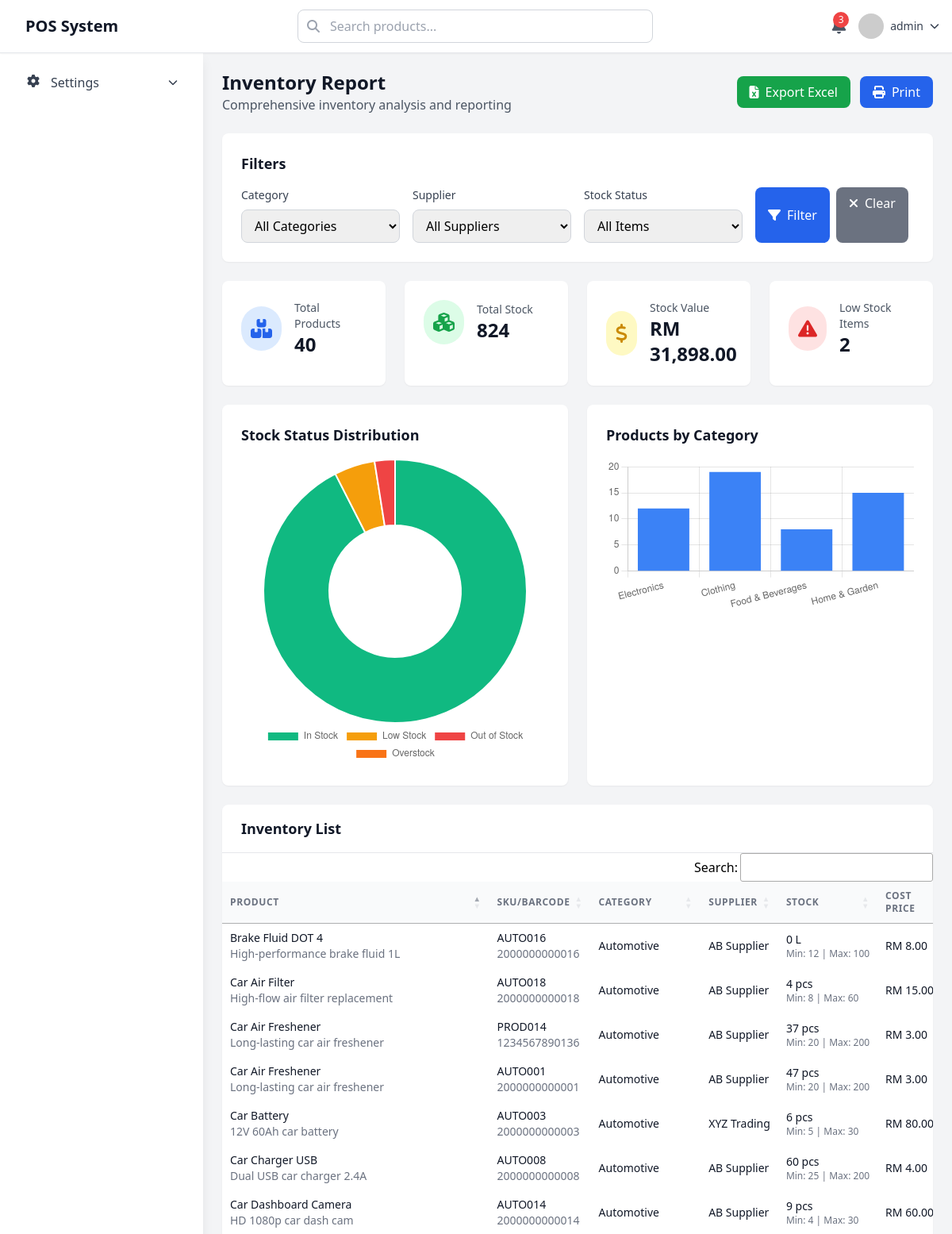
Page /inventory-report.php (signed in, upper part) on the earlier database version.
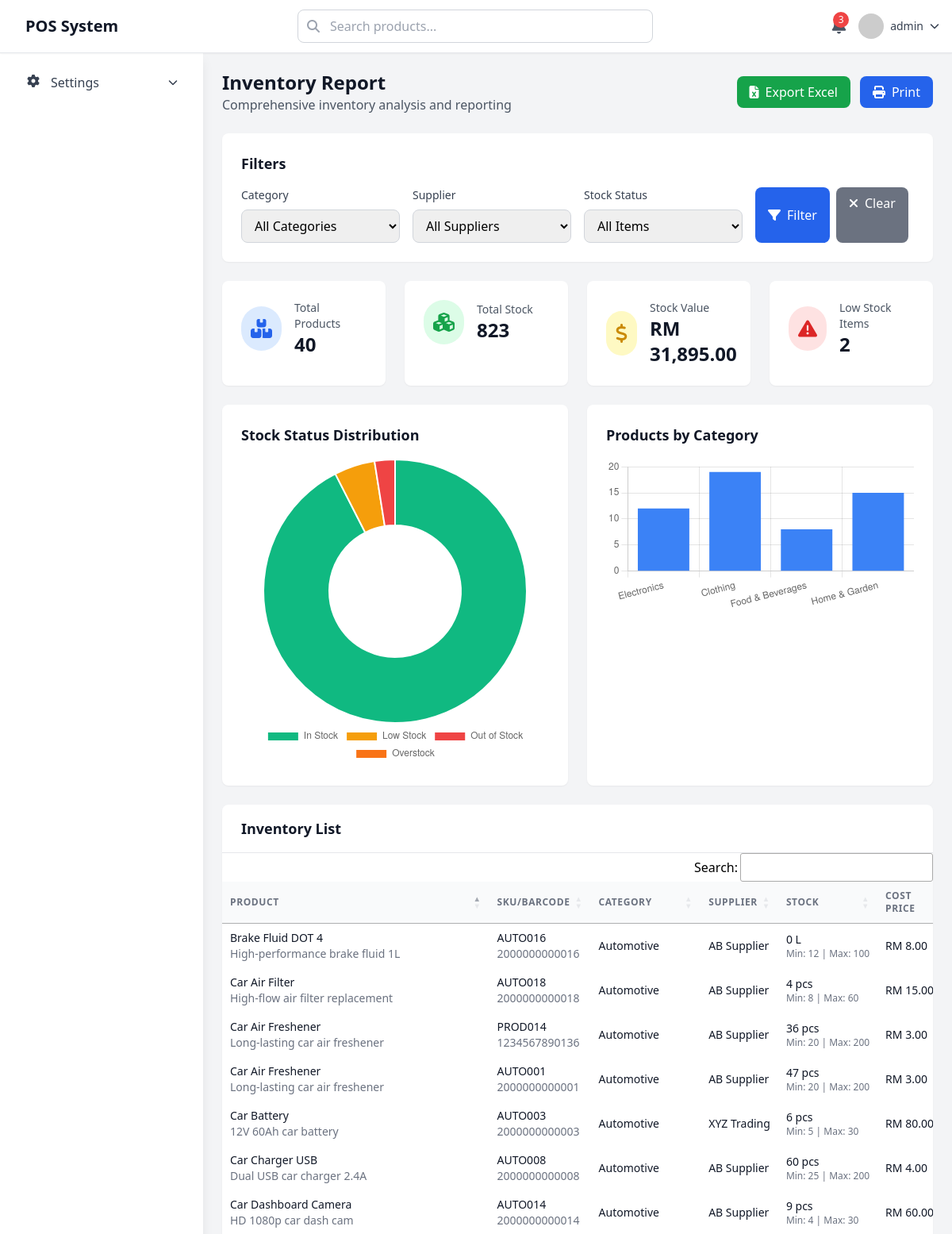
Same page on the later database version.
### tables this page shows
CREATE TABLE IF NOT EXISTS `products` (
  `id` int NOT NULL AUTO_INCREMENT,
  `sku` varchar(100) NOT NULL DEFAULT '-',
  `barcode` varchar(100) DEFAULT '-',
  `name` varchar(255) NOT NULL DEFAULT '-',
  `description` text,
  `category_id` int DEFAULT '0',
  `supplier_id` int DEFAULT '0',
  `uom_id` int DEFAULT '0',
  `cost_price` decimal(10,2) NOT NULL DEFAULT '0.00',
  `selling_price` decimal(10,2) NOT NULL DEFAULT '0.00',
  `stock_quantity` int DEFAULT '0',
  `min_stock_level` int DEFAULT '0',
  `max_stock_level` int DEFAULT '0',
  `is_active` tinyint(1) DEFAULT '1',
  `created_at` timestamp NULL DEFAULT CURRENT_TIMESTAMP,
  `updated_at` timestamp NULL DEFAULT CURRENT_TIMESTAMP ON UPDATE CURRENT_TIMESTAMP,
  `img` varchar(150) NOT NULL,
  PRIMARY KEY (`id`),
  UNIQUE KEY `sku` (`sku`),
  UNIQUE KEY `barcode` (`barcode`),
  KEY `category_id` (`category_id`),
  KEY `supplier_id` (`supplier_id`),
  KEY `uom_id` (`uom_id`),
  KEY `idx_products_sku` (`sku`),
  KEY `idx_products_barcode` (`barcode`)
);

CREATE TABLE IF NOT EXISTS `categories` (
  `id` int NOT NULL AUTO_INCREMENT,
  `name` varchar(100) NOT NULL,
  `description` text,
  `is_active` tinyint(1) DEFAULT '1',
  `created_at` timestamp NULL DEFAULT CURRENT_TIMESTAMP,
  `updated_at` timestamp NULL DEFAULT CURRENT_TIMESTAMP ON UPDATE CURRENT_TIMESTAMP,
  PRIMARY KEY (`id`)
);

CREATE TABLE IF NOT EXISTS `suppliers` (
  `id` int NOT NULL AUTO_INCREMENT,
  `name` varchar(255) NOT NULL,
  `contact_person` varchar(100) DEFAULT NULL,
  `phone` varchar(50) DEFAULT NULL,
  `email` varchar(255) DEFAULT NULL,
  `address` text,
  `is_active` tinyint(1) DEFAULT '1',
  `created_at` timestamp NULL DEFAULT CURRENT_TIMESTAMP,
  `updated_at` timestamp NULL DEFAULT CURRENT_TIMESTAMP ON UPDATE CURRENT_TIMESTAMP,
  PRIMARY KEY (`id`)
);

CREATE TABLE IF NOT EXISTS `uom` (
  `id` int NOT NULL AUTO_INCREMENT,
  `name` varchar(50) NOT NULL,
  `abbreviation` varchar(10) DEFAULT NULL,
  `description` text,
  `is_active` tinyint(1) DEFAULT '1',
  `created_at` timestamp NULL DEFAULT CURRENT_TIMESTAMP,
  `updated_at` timestamp NULL DEFAULT CURRENT_TIMESTAMP ON UPDATE CURRENT_TIMESTAMP,
  PRIMARY KEY (`id`)
);

### inventory-report.php (the view, shortened to what the changed rows need)
<?php
require_once 'include/conn.php';
$where_conditions = [];
$params = [];
$param_types = '';
$where_clause = !empty($where_conditions) ? 'WHERE ' . implode(' AND ', $where_conditions) : '';
$stats_query = "SELECT
    COUNT(*) as total_products,
    SUM(stock_quantity) as total_stock,
    SUM(stock_quantity * cost_price) as total_value,
    COUNT(CASE WHEN stock_quantity <= min_stock_level THEN 1 END) as low_stock_count,
    COUNT(CASE WHEN stock_quantity = 0 THEN 1 END) as out_of_stock_count,
    COUNT(CASE WHEN stock_quantity > max_stock_level AND max_stock_level > 0 THEN 1 END) as overstock_count
FROM products p
$where_clause";
if (!empty($params)) {
    $stmt = mysqli_prepare($conn, $stats_query);
    if ($stmt) {
        mysqli_stmt_bind_param($stmt, $param_types, ...$params);
        mysqli_stmt_execute($stmt);
        $stats_result = mysqli_stmt_get_result($stmt);
    } else {
        $stats_result = false;
    }
} else {
    $stats_result = mysqli_query($conn, $stats_query);
}
if ($stats_result) {
    $stats = mysqli_fetch_assoc($stats_result);
}
$inventory_query = "SELECT
    p.id,
    p.sku,
    p.barcode,
    p.name,
    p.description,
    p.cost_price,
    p.selling_price,
    p.stock_quantity,
    p.min_stock_level,
    p.max_stock_level,
    p.is_active,
    c.name as category_name,
    s.name as supplier_name,
    u.name as uom_name,
    u.abbreviation as uom_abbr,
    (p.stock_quantity * p.cost_price) as stock_value,
    (p.stock_quantity * p.selling_price) as retail_value
FROM products p
LEFT JOIN categories c ON p.category_id = c.id
LEFT JOIN suppliers s ON p.supplier_id = s.id
LEFT JOIN uom u ON p.uom_id = u.id
$where_clause
ORDER BY p.name";
if (!empty($params)) {
    $stmt = mysqli_prepare($conn, $inventory_query);
    if ($stmt) {
        mysqli_stmt_bind_param($stmt, $param_types, ...$params);
        mysqli_stmt_execute($stmt);
        $inventory_result = mysqli_stmt_get_result($stmt);
    } else {
        $inventory_result = false;
    }
} else {
    $inventory_result = mysqli_query($conn, $inventory_query);
}
?>
<!DOCTYPE html>
<html lang="en">
<head>
    <script src="https://cdn.tailwindcss.com"></script>
    <link rel="stylesheet" href="https://cdnjs.cloudflare.com/ajax/libs/font-awesome/6.4.0/css/all.min.css">
    <link rel="stylesheet" href="https://cdn.datatables.net/1.13.7/css/jquery.dataTables.min.css">
</head>
<body class="bg-gray-100">
    <?php include 'include/header.php'; ?>
    <div class="main-content lg:ml-64 pt-16">
        <div class="p-6">
            <div class="flex justify-between items-center mb-6">
                <div>
                    <h1 class="text-2xl font-bold text-gray-900">Inventory Report</h1>
                </div>
            </div>
            <div class="bg-white rounded-lg shadow-sm p-6 mb-6">
                <h2 class="text-lg font-semibold text-gray-900 mb-4">Filters</h2>
            </div>
            <div class="grid grid-cols-1 md:grid-cols-2 lg:grid-cols-4 gap-6 mb-6">
                <div class="bg-white rounded-lg shadow-sm p-6">
                    <div class="flex items-center">
                        <div class="ml-4">
                            <p class="text-sm font-medium text-gray-600">Total Stock</p>
                            <p class="text-2xl font-bold text-gray-900"><?= number_format($stats['total_stock']) ?></p>
                        </div>
                    </div>
                </div>
                <div class="bg-white rounded-lg shadow-sm p-6">
                    <div class="flex items-center">
                        <div class="ml-4">
                            <p class="text-sm font-medium text-gray-600">Stock Value</p>
                            <p class="text-2xl font-bold text-gray-900">RM <?= number_format($stats['total_value'], 2) ?></p>
                        </div>
                    </div>
                </div>
            </div>
            <div class="bg-white rounded-lg shadow-sm overflow-hidden">
                <div class="overflow-x-auto">
                    <table id="inventoryTable" class="w-full">
                        <thead class="bg-gray-50">
                            <tr>
                                <th class="px-6 py-3 text-left text-xs font-medium text-gray-500 uppercase tracking-wider">Product</th>
                                <th class="px-6 py-3 text-left text-xs font-medium text-gray-500 uppercase tracking-wider">SKU/Barcode</th>
                                <th class="px-6 py-3 text-left text-xs font-medium text-gray-500 uppercase tracking-wider">Category</th>
                                <th class="px-6 py-3 text-left text-xs font-medium text-gray-500 uppercase tracking-wider">Supplier</th>
                                <th class="px-6 py-3 text-left text-xs font-medium text-gray-500 uppercase tracking-wider">Stock</th>
                                <th class="px-6 py-3 text-left text-xs font-medium text-gray-500 uppercase tracking-wider">Cost Price</th>
                            </tr>
                        </thead>
                        <tbody class="bg-white divide-y divide-gray-200">
                            <?php if ($inventory_result && mysqli_num_rows($inventory_result) > 0): ?>
                                <?php while ($product = mysqli_fetch_assoc($inventory_result)): ?>
                                    <tr>
                                        <td class="px-6 py-4 whitespace-nowrap">
                                            <div>
                                                <div class="text-sm font-medium text-gray-900"><?= htmlspecialchars($product['name']) ?></div>
                                                <div class="text-sm text-gray-500"><?= htmlspecialchars($product['description']) ?></div>
                                            </div>
                                        </td>
                                        <td class="px-6 py-4 whitespace-nowrap">
                                            <div class="text-sm text-gray-900"><?= htmlspecialchars($product['sku']) ?></div>
                                            <div class="text-sm text-gray-500"><?= htmlspecialchars($product['barcode']) ?></div>
                                        </td>
                                        <td class="px-6 py-4 whitespace-nowrap text-sm text-gray-900">
                                            <?= htmlspecialchars($product['category_name']) ?>
                                        </td>
                                        <td class="px-6 py-4 whitespace-nowrap text-sm text-gray-900">
                                            <?= htmlspecialchars($product['supplier_name']) ?>
                                        </td>
                                        <td class="px-6 py-4 whitespace-nowrap">
                                            <div class="text-sm text-gray-900">
                                                <?= number_format($product['stock_quantity']) ?> <?= htmlspecialchars($product['uom_abbr']) ?>
                                            </div>
                                            <div class="text-xs text-gray-500">
                                                Min: <?= $product['min_stock_level'] ?> | Max: <?= $product['max_stock_level'] ?>
                                            </div>
                                        </td>
                                        <td class="px-6 py-4 whitespace-nowrap text-sm text-gray-900">
                                            RM <?= number_format($product['cost_price'], 2) ?>
                                        </td>
                                    </tr>
                                <?php endwhile; ?>
                            <?php endif; ?>
                        </tbody>
                    </table>
                </div>
            </div>
        </div>
    </div>
</body>
</html>

Differences in the rows shown:
changed products "PROD014": stock_quantity "37" → "36"
Other differences:
$stats['total_stock']: "824" → "823"
$stats['total_value']: "31,898.00" → "31,895.00"
